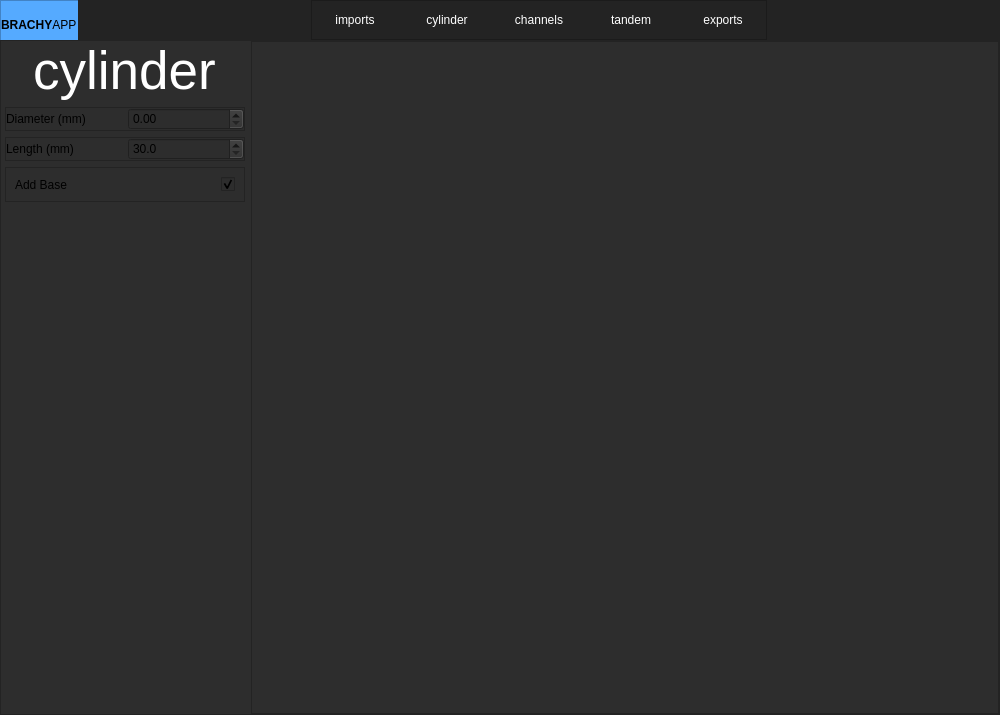
<?xml version="1.0" encoding="UTF-8"?>
<ui version="4.0">
 <class>MainWindow</class>
 <widget class="QMainWindow" name="MainWindow">
  <property name="geometry">
   <rect>
    <x>0</x>
    <y>0</y>
    <width>1000</width>
    <height>715</height>
   </rect>
  </property>
  <property name="minimumSize">
   <size>
    <width>1000</width>
    <height>500</height>
   </size>
  </property>
  <property name="acceptDrops">
   <bool>false</bool>
  </property>
  <property name="windowTitle">
   <string>Brachy App</string>
  </property>
  <property name="styleSheet">
   <string notr="true">background-color: rgb(45, 45, 45);</string>
  </property>
  <widget class="QWidget" name="centralwidget">
   <property name="acceptDrops">
    <bool>true</bool>
   </property>
   <layout class="QVBoxLayout" name="verticalLayout">
    <property name="spacing">
     <number>0</number>
    </property>
    <property name="leftMargin">
     <number>0</number>
    </property>
    <property name="topMargin">
     <number>0</number>
    </property>
    <property name="rightMargin">
     <number>0</number>
    </property>
    <property name="bottomMargin">
     <number>0</number>
    </property>
    <item>
     <widget class="QFrame" name="Top_Bar">
      <property name="maximumSize">
       <size>
        <width>16777215</width>
        <height>40</height>
       </size>
      </property>
      <property name="styleSheet">
       <string notr="true">background-color: rgb(35, 35, 35);</string>
      </property>
      <property name="frameShape">
       <enum>QFrame::NoFrame</enum>
      </property>
      <property name="frameShadow">
       <enum>QFrame::Raised</enum>
      </property>
      <layout class="QHBoxLayout" name="horizontalLayout">
       <property name="spacing">
        <number>0</number>
       </property>
       <property name="leftMargin">
        <number>0</number>
       </property>
       <property name="topMargin">
        <number>0</number>
       </property>
       <property name="rightMargin">
        <number>0</number>
       </property>
       <property name="bottomMargin">
        <number>0</number>
       </property>
       <item>
        <widget class="QFrame" name="frame_toggle">
         <property name="maximumSize">
          <size>
           <width>78</width>
           <height>40</height>
          </size>
         </property>
         <property name="styleSheet">
          <string notr="true">background-color: rgb(85, 170, 255);</string>
         </property>
         <property name="frameShape">
          <enum>QFrame::StyledPanel</enum>
         </property>
         <property name="frameShadow">
          <enum>QFrame::Raised</enum>
         </property>
         <layout class="QVBoxLayout" name="verticalLayout_2">
          <property name="spacing">
           <number>0</number>
          </property>
          <property name="leftMargin">
           <number>0</number>
          </property>
          <property name="topMargin">
           <number>0</number>
          </property>
          <property name="rightMargin">
           <number>0</number>
          </property>
          <property name="bottomMargin">
           <number>0</number>
          </property>
          <item alignment="Qt::AlignVCenter">
           <widget class="QLabel" name="label_14">
            <property name="minimumSize">
             <size>
              <width>78</width>
              <height>48</height>
             </size>
            </property>
            <property name="maximumSize">
             <size>
              <width>78</width>
              <height>48</height>
             </size>
            </property>
            <property name="text">
             <string>&lt;strong&gt; BRACHY&lt;/strong&gt;APP</string>
            </property>
           </widget>
          </item>
         </layout>
        </widget>
       </item>
       <item alignment="Qt::AlignHCenter">
        <widget class="QFrame" name="frame_top">
         <property name="frameShape">
          <enum>QFrame::StyledPanel</enum>
         </property>
         <property name="frameShadow">
          <enum>QFrame::Raised</enum>
         </property>
         <layout class="QHBoxLayout" name="horizontalLayout_17">
          <property name="leftMargin">
           <number>0</number>
          </property>
          <property name="topMargin">
           <number>0</number>
          </property>
          <property name="rightMargin">
           <number>0</number>
          </property>
          <property name="bottomMargin">
           <number>0</number>
          </property>
          <item>
           <widget class="QPushButton" name="btn_views_imports">
            <property name="minimumSize">
             <size>
              <width>86</width>
              <height>0</height>
             </size>
            </property>
            <property name="maximumSize">
             <size>
              <width>86</width>
              <height>48</height>
             </size>
            </property>
            <property name="styleSheet">
             <string notr="true">QPushButton {
	color: rgb(255, 255, 255);
	background-color: rgb(35, 35, 35);
	border: 0px solid;
}
QPushButton:hover {
	background-color: rgb(85, 170, 255);
}</string>
            </property>
            <property name="text">
             <string>imports</string>
            </property>
           </widget>
          </item>
          <item>
           <widget class="QPushButton" name="btn_views_cylinder">
            <property name="minimumSize">
             <size>
              <width>86</width>
              <height>0</height>
             </size>
            </property>
            <property name="maximumSize">
             <size>
              <width>86</width>
              <height>48</height>
             </size>
            </property>
            <property name="styleSheet">
             <string notr="true">QPushButton {
	color: rgb(255, 255, 255);
	background-color: rgb(35, 35, 35);
	border: 0px solid;
}
QPushButton:hover {
	background-color: rgb(85, 170, 255);
}</string>
            </property>
            <property name="text">
             <string>cylinder</string>
            </property>
           </widget>
          </item>
          <item>
           <widget class="QPushButton" name="btn_views_channels">
            <property name="minimumSize">
             <size>
              <width>86</width>
              <height>0</height>
             </size>
            </property>
            <property name="maximumSize">
             <size>
              <width>86</width>
              <height>48</height>
             </size>
            </property>
            <property name="styleSheet">
             <string notr="true">QPushButton {
	color: rgb(255, 255, 255);
	background-color: rgb(35, 35, 35);
	border: 0px solid;
}
QPushButton:hover {
	background-color: rgb(85, 170, 255);
}</string>
            </property>
            <property name="text">
             <string>channels</string>
            </property>
           </widget>
          </item>
          <item>
           <widget class="QPushButton" name="btn_views_tandem">
            <property name="minimumSize">
             <size>
              <width>86</width>
              <height>0</height>
             </size>
            </property>
            <property name="maximumSize">
             <size>
              <width>86</width>
              <height>48</height>
             </size>
            </property>
            <property name="styleSheet">
             <string notr="true">QPushButton {
	color: rgb(255, 255, 255);
	background-color: rgb(35, 35, 35);
	border: 0px solid;
}
QPushButton:hover {
	background-color: rgb(85, 170, 255);
}</string>
            </property>
            <property name="text">
             <string>tandem</string>
            </property>
           </widget>
          </item>
          <item>
           <widget class="QPushButton" name="btn_views_exports">
            <property name="minimumSize">
             <size>
              <width>86</width>
              <height>0</height>
             </size>
            </property>
            <property name="maximumSize">
             <size>
              <width>86</width>
              <height>48</height>
             </size>
            </property>
            <property name="styleSheet">
             <string notr="true">QPushButton {
	color: rgb(255, 255, 255);
	background-color: rgb(35, 35, 35);
	border: 0px solid;
}
QPushButton:hover {
	background-color: rgb(85, 170, 255);
}</string>
            </property>
            <property name="text">
             <string>exports</string>
            </property>
           </widget>
          </item>
         </layout>
        </widget>
       </item>
      </layout>
     </widget>
    </item>
    <item>
     <widget class="QFrame" name="Content">
      <property name="acceptDrops">
       <bool>false</bool>
      </property>
      <property name="frameShape">
       <enum>QFrame::NoFrame</enum>
      </property>
      <property name="frameShadow">
       <enum>QFrame::Raised</enum>
      </property>
      <layout class="QHBoxLayout" name="horizontalLayout_2">
       <property name="spacing">
        <number>0</number>
       </property>
       <property name="leftMargin">
        <number>0</number>
       </property>
       <property name="topMargin">
        <number>0</number>
       </property>
       <property name="rightMargin">
        <number>0</number>
       </property>
       <property name="bottomMargin">
        <number>0</number>
       </property>
       <item>
        <widget class="QFrame" name="frame_pages">
         <property name="acceptDrops">
          <bool>false</bool>
         </property>
         <property name="frameShape">
          <enum>QFrame::StyledPanel</enum>
         </property>
         <property name="frameShadow">
          <enum>QFrame::Raised</enum>
         </property>
         <layout class="QHBoxLayout" name="horizontalLayout_3">
          <property name="leftMargin">
           <number>4</number>
          </property>
          <property name="topMargin">
           <number>0</number>
          </property>
          <property name="rightMargin">
           <number>0</number>
          </property>
          <property name="bottomMargin">
           <number>0</number>
          </property>
          <item>
           <widget class="QStackedWidget" name="stackedWidget">
            <property name="maximumSize">
             <size>
              <width>240</width>
              <height>16777215</height>
             </size>
            </property>
            <property name="acceptDrops">
             <bool>false</bool>
            </property>
            <property name="currentIndex">
             <number>1</number>
            </property>
            <widget class="QWidget" name="page_1">
             <property name="acceptDrops">
              <bool>false</bool>
             </property>
             <layout class="QVBoxLayout" name="verticalLayout_7">
              <property name="leftMargin">
               <number>0</number>
              </property>
              <property name="topMargin">
               <number>0</number>
              </property>
              <property name="rightMargin">
               <number>0</number>
              </property>
              <property name="bottomMargin">
               <number>0</number>
              </property>
              <item alignment="Qt::AlignTop">
               <widget class="QLabel" name="label_1">
                <property name="font">
                 <font>
                  <pointsize>40</pointsize>
                 </font>
                </property>
                <property name="styleSheet">
                 <string notr="true">color: #FFF;</string>
                </property>
                <property name="text">
                 <string>imports</string>
                </property>
                <property name="alignment">
                 <set>Qt::AlignCenter</set>
                </property>
               </widget>
              </item>
              <item>
               <widget class="QGroupBox" name="groupBox_2">
                <property name="title">
                 <string>cylinder file</string>
                </property>
                <layout class="QVBoxLayout" name="verticalLayout_10">
                 <item>
                  <widget class="QFrame" name="frame_2">
                   <property name="frameShape">
                    <enum>QFrame::StyledPanel</enum>
                   </property>
                   <property name="frameShadow">
                    <enum>QFrame::Raised</enum>
                   </property>
                   <layout class="QHBoxLayout" name="horizontalLayout_5">
                    <property name="leftMargin">
                     <number>0</number>
                    </property>
                    <property name="topMargin">
                     <number>0</number>
                    </property>
                    <property name="rightMargin">
                     <number>0</number>
                    </property>
                    <property name="bottomMargin">
                     <number>0</number>
                    </property>
                    <item>
                     <widget class="QLineEdit" name="lineedit_dicom_rs">
                      <property name="frame">
                       <bool>false</bool>
                      </property>
                      <property name="readOnly">
                       <bool>true</bool>
                      </property>
                     </widget>
                    </item>
                    <item>
                     <widget class="QPushButton" name="btn_import_dicom_rs">
                      <property name="text">
                       <string>import dicom rs</string>
                      </property>
                     </widget>
                    </item>
                   </layout>
                  </widget>
                 </item>
                </layout>
               </widget>
              </item>
              <item>
               <widget class="QGroupBox" name="groupBox_3">
                <property name="title">
                 <string>needle channels file</string>
                </property>
                <layout class="QHBoxLayout" name="horizontalLayout_14">
                 <item>
                  <widget class="QFrame" name="frame_3">
                   <property name="frameShape">
                    <enum>QFrame::StyledPanel</enum>
                   </property>
                   <property name="frameShadow">
                    <enum>QFrame::Raised</enum>
                   </property>
                   <layout class="QHBoxLayout" name="horizontalLayout_6">
                    <property name="leftMargin">
                     <number>0</number>
                    </property>
                    <property name="topMargin">
                     <number>0</number>
                    </property>
                    <property name="rightMargin">
                     <number>0</number>
                    </property>
                    <property name="bottomMargin">
                     <number>0</number>
                    </property>
                    <item>
                     <widget class="QLineEdit" name="lineedit_dicom_rp">
                      <property name="frame">
                       <bool>false</bool>
                      </property>
                      <property name="readOnly">
                       <bool>true</bool>
                      </property>
                     </widget>
                    </item>
                    <item>
                     <widget class="QPushButton" name="btn_import_dicom_rp">
                      <property name="text">
                       <string>import dicom rp</string>
                      </property>
                     </widget>
                    </item>
                   </layout>
                  </widget>
                 </item>
                </layout>
               </widget>
              </item>
              <item>
               <widget class="QGroupBox" name="groupBox_4">
                <property name="title">
                 <string>tandem file</string>
                </property>
                <layout class="QVBoxLayout" name="verticalLayout_11">
                 <item>
                  <widget class="QFrame" name="frame_4">
                   <property name="frameShape">
                    <enum>QFrame::StyledPanel</enum>
                   </property>
                   <property name="frameShadow">
                    <enum>QFrame::Raised</enum>
                   </property>
                   <layout class="QHBoxLayout" name="horizontalLayout_7">
                    <property name="leftMargin">
                     <number>0</number>
                    </property>
                    <property name="topMargin">
                     <number>0</number>
                    </property>
                    <property name="rightMargin">
                     <number>0</number>
                    </property>
                    <property name="bottomMargin">
                     <number>0</number>
                    </property>
                    <item>
                     <widget class="QLineEdit" name="lineedit_tandem">
                      <property name="frame">
                       <bool>false</bool>
                      </property>
                      <property name="readOnly">
                       <bool>true</bool>
                      </property>
                     </widget>
                    </item>
                    <item>
                     <widget class="QPushButton" name="btn_import_tandem">
                      <property name="text">
                       <string>import tandem</string>
                      </property>
                     </widget>
                    </item>
                   </layout>
                  </widget>
                 </item>
                </layout>
               </widget>
              </item>
              <item>
               <spacer name="verticalSpacer_5">
                <property name="orientation">
                 <enum>Qt::Vertical</enum>
                </property>
                <property name="sizeHint" stdset="0">
                 <size>
                  <width>20</width>
                  <height>40</height>
                 </size>
                </property>
               </spacer>
              </item>
              <item>
               <widget class="QFrame" name="frame">
                <property name="frameShape">
                 <enum>QFrame::StyledPanel</enum>
                </property>
                <property name="frameShadow">
                 <enum>QFrame::Raised</enum>
                </property>
                <layout class="QHBoxLayout" name="horizontalLayout_4"/>
               </widget>
              </item>
             </layout>
            </widget>
            <widget class="QWidget" name="page_2">
             <layout class="QVBoxLayout" name="verticallayout_6">
              <property name="leftMargin">
               <number>0</number>
              </property>
              <property name="topMargin">
               <number>0</number>
              </property>
              <property name="rightMargin">
               <number>0</number>
              </property>
              <property name="bottomMargin">
               <number>0</number>
              </property>
              <item alignment="Qt::AlignHCenter|Qt::AlignTop">
               <widget class="QLabel" name="label_2">
                <property name="font">
                 <font>
                  <pointsize>40</pointsize>
                 </font>
                </property>
                <property name="styleSheet">
                 <string notr="true">color: #FFF;</string>
                </property>
                <property name="text">
                 <string>cylinder</string>
                </property>
                <property name="alignment">
                 <set>Qt::AlignCenter</set>
                </property>
               </widget>
              </item>
              <item alignment="Qt::AlignTop">
               <widget class="QFrame" name="frame_5">
                <property name="frameShape">
                 <enum>QFrame::StyledPanel</enum>
                </property>
                <property name="frameShadow">
                 <enum>QFrame::Raised</enum>
                </property>
                <layout class="QHBoxLayout" name="horizontalLayout_8">
                 <property name="leftMargin">
                  <number>0</number>
                 </property>
                 <property name="topMargin">
                  <number>0</number>
                 </property>
                 <property name="rightMargin">
                  <number>0</number>
                 </property>
                 <property name="bottomMargin">
                  <number>0</number>
                 </property>
                 <item>
                  <widget class="QLabel" name="label">
                   <property name="text">
                    <string>Diameter (mm)</string>
                   </property>
                  </widget>
                 </item>
                 <item>
                  <widget class="QDoubleSpinBox" name="cylinderRadiusSpinBox"/>
                 </item>
                </layout>
               </widget>
              </item>
              <item>
               <widget class="QFrame" name="frame_6">
                <property name="frameShape">
                 <enum>QFrame::StyledPanel</enum>
                </property>
                <property name="frameShadow">
                 <enum>QFrame::Raised</enum>
                </property>
                <layout class="QHBoxLayout" name="horizontalLayout_9">
                 <property name="leftMargin">
                  <number>0</number>
                 </property>
                 <property name="topMargin">
                  <number>0</number>
                 </property>
                 <property name="rightMargin">
                  <number>0</number>
                 </property>
                 <property name="bottomMargin">
                  <number>0</number>
                 </property>
                 <item>
                  <widget class="QLabel" name="label_6">
                   <property name="text">
                    <string>Length (mm)</string>
                   </property>
                  </widget>
                 </item>
                 <item>
                  <widget class="QDoubleSpinBox" name="cylinderLengthSpinBox">
                   <property name="decimals">
                    <number>1</number>
                   </property>
                   <property name="minimum">
                    <double>30.000000000000000</double>
                   </property>
                   <property name="maximum">
                    <double>350.000000000000000</double>
                   </property>
                  </widget>
                 </item>
                </layout>
               </widget>
              </item>
              <item>
               <widget class="QFrame" name="frame_12">
                <property name="frameShape">
                 <enum>QFrame::StyledPanel</enum>
                </property>
                <property name="frameShadow">
                 <enum>QFrame::Raised</enum>
                </property>
                <layout class="QHBoxLayout" name="horizontalLayout_16">
                 <item>
                  <widget class="QLabel" name="label_15">
                   <property name="text">
                    <string>Add Base</string>
                   </property>
                  </widget>
                 </item>
                 <item alignment="Qt::AlignRight">
                  <widget class="QCheckBox" name="checkbox_cylinder_base">
                   <property name="text">
                    <string/>
                   </property>
                   <property name="iconSize">
                    <size>
                     <width>32</width>
                     <height>32</height>
                    </size>
                   </property>
                   <property name="checked">
                    <bool>true</bool>
                   </property>
                  </widget>
                 </item>
                </layout>
               </widget>
              </item>
              <item>
               <spacer name="verticalSpacer">
                <property name="orientation">
                 <enum>Qt::Vertical</enum>
                </property>
                <property name="sizeHint" stdset="0">
                 <size>
                  <width>20</width>
                  <height>40</height>
                 </size>
                </property>
               </spacer>
              </item>
             </layout>
            </widget>
            <widget class="QWidget" name="page_3">
             <layout class="QVBoxLayout" name="verticalLayout_8">
              <property name="leftMargin">
               <number>0</number>
              </property>
              <property name="topMargin">
               <number>0</number>
              </property>
              <property name="rightMargin">
               <number>0</number>
              </property>
              <property name="bottomMargin">
               <number>0</number>
              </property>
              <item alignment="Qt::AlignTop">
               <widget class="QLabel" name="label_3">
                <property name="font">
                 <font>
                  <pointsize>40</pointsize>
                 </font>
                </property>
                <property name="styleSheet">
                 <string notr="true">color: #FFF;</string>
                </property>
                <property name="text">
                 <string>channels</string>
                </property>
                <property name="alignment">
                 <set>Qt::AlignCenter</set>
                </property>
               </widget>
              </item>
              <item>
               <widget class="QLabel" name="label_7">
                <property name="text">
                 <string>Loaded Channels</string>
                </property>
               </widget>
              </item>
              <item>
               <widget class="QListView" name="channelsListView"/>
              </item>
              <item>
               <widget class="QGroupBox" name="groupBox">
                <property name="title">
                 <string>Channel Settings</string>
                </property>
                <layout class="QVBoxLayout" name="verticalLayout_6">
                 <property name="leftMargin">
                  <number>0</number>
                 </property>
                 <property name="topMargin">
                  <number>0</number>
                 </property>
                 <property name="rightMargin">
                  <number>0</number>
                 </property>
                 <property name="bottomMargin">
                  <number>4</number>
                 </property>
                 <item>
                  <widget class="QFrame" name="frame_7">
                   <property name="frameShape">
                    <enum>QFrame::StyledPanel</enum>
                   </property>
                   <property name="frameShadow">
                    <enum>QFrame::Raised</enum>
                   </property>
                   <layout class="QHBoxLayout" name="horizontalLayout_10">
                    <item>
                     <widget class="QLabel" name="label_8">
                      <property name="text">
                       <string>Radius (mm):</string>
                      </property>
                     </widget>
                    </item>
                    <item>
                     <widget class="QDoubleSpinBox" name="channelRadiusSpinBox"/>
                    </item>
                   </layout>
                  </widget>
                 </item>
                 <item>
                  <widget class="QFrame" name="frame_11">
                   <property name="frameShape">
                    <enum>QFrame::StyledPanel</enum>
                   </property>
                   <property name="frameShadow">
                    <enum>QFrame::Raised</enum>
                   </property>
                   <layout class="QHBoxLayout" name="horizontalLayout_15">
                    <item>
                     <widget class="QLabel" name="label_13">
                      <property name="text">
                       <string>Interior Extension</string>
                      </property>
                     </widget>
                    </item>
                    <item>
                     <widget class="QSlider" name="slider_needle_extension">
                      <property name="maximum">
                       <number>15</number>
                      </property>
                      <property name="sliderPosition">
                       <number>0</number>
                      </property>
                      <property name="orientation">
                       <enum>Qt::Horizontal</enum>
                      </property>
                      <property name="tickPosition">
                       <enum>QSlider::TicksBothSides</enum>
                      </property>
                      <property name="tickInterval">
                       <number>1</number>
                      </property>
                     </widget>
                    </item>
                   </layout>
                  </widget>
                 </item>
                 <item>
                  <widget class="QFrame" name="frame_8">
                   <property name="frameShape">
                    <enum>QFrame::StyledPanel</enum>
                   </property>
                   <property name="frameShadow">
                    <enum>QFrame::Raised</enum>
                   </property>
                   <layout class="QHBoxLayout" name="horizontalLayout_11">
                    <item>
                     <widget class="QLabel" name="label_9">
                      <property name="text">
                       <string>Entend</string>
                      </property>
                     </widget>
                    </item>
                    <item>
                     <widget class="QCheckBox" name="channelExtendCheckBox">
                      <property name="text">
                       <string/>
                      </property>
                      <property name="iconSize">
                       <size>
                        <width>32</width>
                        <height>32</height>
                       </size>
                      </property>
                     </widget>
                    </item>
                   </layout>
                  </widget>
                 </item>
                 <item>
                  <widget class="QPushButton" name="btn_channel_disable">
                   <property name="text">
                    <string>Disable/Remove</string>
                   </property>
                  </widget>
                 </item>
                </layout>
               </widget>
              </item>
              <item>
               <spacer name="verticalSpacer_3">
                <property name="orientation">
                 <enum>Qt::Vertical</enum>
                </property>
                <property name="sizeHint" stdset="0">
                 <size>
                  <width>20</width>
                  <height>40</height>
                 </size>
                </property>
               </spacer>
              </item>
             </layout>
            </widget>
            <widget class="QWidget" name="page_4">
             <layout class="QVBoxLayout" name="verticalLayout_5">
              <property name="leftMargin">
               <number>0</number>
              </property>
              <property name="topMargin">
               <number>0</number>
              </property>
              <property name="rightMargin">
               <number>0</number>
              </property>
              <property name="bottomMargin">
               <number>0</number>
              </property>
              <item alignment="Qt::AlignHCenter|Qt::AlignTop">
               <widget class="QLabel" name="label_4">
                <property name="font">
                 <font>
                  <pointsize>40</pointsize>
                 </font>
                </property>
                <property name="styleSheet">
                 <string notr="true">color: #FFF;</string>
                </property>
                <property name="text">
                 <string>tandem</string>
                </property>
                <property name="alignment">
                 <set>Qt::AlignCenter</set>
                </property>
               </widget>
              </item>
              <item alignment="Qt::AlignTop">
               <widget class="QFrame" name="frame_9">
                <property name="frameShape">
                 <enum>QFrame::StyledPanel</enum>
                </property>
                <property name="frameShadow">
                 <enum>QFrame::Raised</enum>
                </property>
                <layout class="QHBoxLayout" name="horizontalLayout_12">
                 <property name="leftMargin">
                  <number>0</number>
                 </property>
                 <property name="rightMargin">
                  <number>0</number>
                 </property>
                 <property name="bottomMargin">
                  <number>0</number>
                 </property>
                 <item>
                  <widget class="QLabel" name="label_10">
                   <property name="text">
                    <string>Height</string>
                   </property>
                  </widget>
                 </item>
                 <item>
                  <widget class="QSpinBox" name="tandemHieghtSpinBox"/>
                 </item>
                </layout>
               </widget>
              </item>
              <item>
               <widget class="QFrame" name="frame_10">
                <property name="frameShape">
                 <enum>QFrame::StyledPanel</enum>
                </property>
                <property name="frameShadow">
                 <enum>QFrame::Raised</enum>
                </property>
                <layout class="QHBoxLayout" name="horizontalLayout_13">
                 <property name="leftMargin">
                  <number>0</number>
                 </property>
                 <property name="topMargin">
                  <number>0</number>
                 </property>
                 <property name="rightMargin">
                  <number>0</number>
                 </property>
                 <property name="bottomMargin">
                  <number>0</number>
                 </property>
                 <item>
                  <widget class="QLabel" name="label_11">
                   <property name="text">
                    <string>Rotation</string>
                   </property>
                  </widget>
                 </item>
                 <item>
                  <widget class="QSlider" name="tandemRotationSlider">
                   <property name="orientation">
                    <enum>Qt::Horizontal</enum>
                   </property>
                  </widget>
                 </item>
                </layout>
               </widget>
              </item>
              <item>
               <spacer name="verticalSpacer_2">
                <property name="orientation">
                 <enum>Qt::Vertical</enum>
                </property>
                <property name="sizeHint" stdset="0">
                 <size>
                  <width>20</width>
                  <height>40</height>
                 </size>
                </property>
               </spacer>
              </item>
             </layout>
            </widget>
            <widget class="QWidget" name="page_5">
             <layout class="QVBoxLayout" name="verticalLayout_9">
              <property name="leftMargin">
               <number>0</number>
              </property>
              <property name="topMargin">
               <number>0</number>
              </property>
              <property name="rightMargin">
               <number>0</number>
              </property>
              <property name="bottomMargin">
               <number>0</number>
              </property>
              <item alignment="Qt::AlignHCenter|Qt::AlignTop">
               <widget class="QLabel" name="label_5">
                <property name="font">
                 <font>
                  <pointsize>40</pointsize>
                 </font>
                </property>
                <property name="styleSheet">
                 <string notr="true">color: #FFF;</string>
                </property>
                <property name="text">
                 <string>export</string>
                </property>
                <property name="alignment">
                 <set>Qt::AlignCenter</set>
                </property>
               </widget>
              </item>
              <item>
               <widget class="QLabel" name="label_12">
                <property name="text">
                 <string>Info</string>
                </property>
               </widget>
              </item>
              <item>
               <widget class="QLabel" name="label_16">
                <property name="text">
                 <string>Data</string>
                </property>
               </widget>
              </item>
              <item>
               <widget class="QPushButton" name="btn_export_file">
                <property name="text">
                 <string>export file</string>
                </property>
               </widget>
              </item>
              <item>
               <spacer name="verticalSpacer_4">
                <property name="orientation">
                 <enum>Qt::Vertical</enum>
                </property>
                <property name="sizeHint" stdset="0">
                 <size>
                  <width>20</width>
                  <height>40</height>
                 </size>
                </property>
               </spacer>
              </item>
             </layout>
            </widget>
           </widget>
          </item>
          <item>
           <widget class="QFrame" name="model_frame">
            <property name="minimumSize">
             <size>
              <width>0</width>
              <height>0</height>
             </size>
            </property>
            <property name="frameShape">
             <enum>QFrame::StyledPanel</enum>
            </property>
            <property name="frameShadow">
             <enum>QFrame::Raised</enum>
            </property>
            <layout class="QGridLayout" name="gridLayout"/>
           </widget>
          </item>
         </layout>
        </widget>
       </item>
      </layout>
     </widget>
    </item>
   </layout>
  </widget>
 </widget>
 <resources/>
 <connections/>
</ui>
